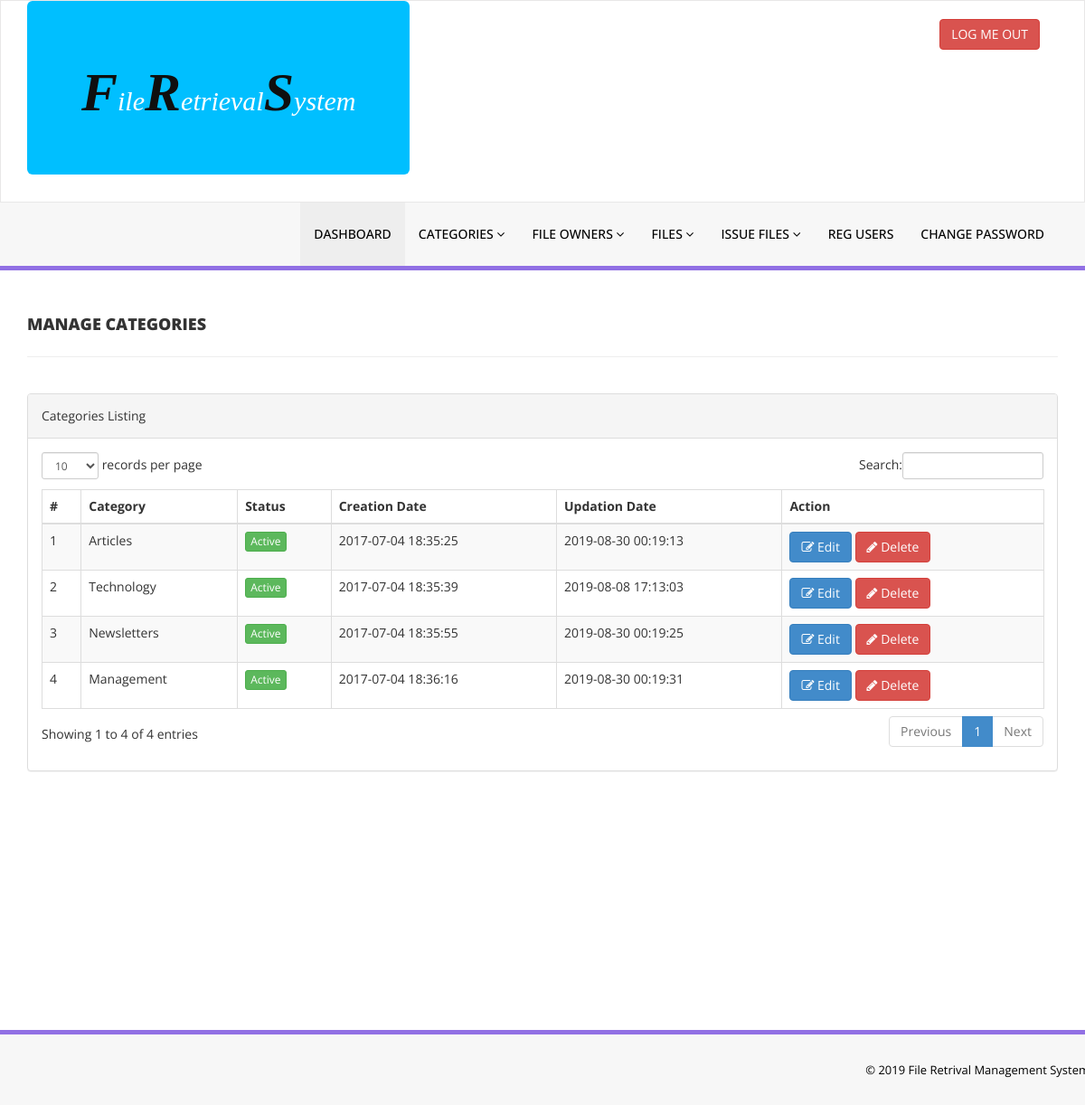
Page /frms/admin/manage-categories.php (signed in) on the committed database.
### tables this page shows
CREATE TABLE `tblcategory` (
  `id` int(11) NOT NULL,
  `CategoryName` varchar(150) DEFAULT NULL,
  `Status` int(1) DEFAULT NULL,
  `CreationDate` timestamp NULL DEFAULT current_timestamp(),
  `UpdationDate` timestamp NULL DEFAULT '0000-00-00 00:00:00' ON UPDATE current_timestamp()
);

### frms/admin/manage-categories.php (the view, shortened to what this page needs)
<?php
include('includes/config.php');
if(strlen($_SESSION['alogin'])==0)
    {
header('location:index.php');
}
else{
    ?>
<!DOCTYPE html>
<html xmlns="http://www.w3.org/1999/xhtml">
<head>
    <link href="assets/css/bootstrap.css" rel="stylesheet" />
    <link href="assets/css/font-awesome.css" rel="stylesheet" />
    <link href="assets/js/dataTables/dataTables.bootstrap.css" rel="stylesheet" />
    <link href="assets/css/style.css" rel="stylesheet" />
</head>
<body>
<?php include('includes/header.php');?>
    <div class="content-wrapper">
         <div class="container">
        <div class="row pad-botm">
            <div class="col-md-12">
                <h4 class="header-line">Manage Categories</h4>
    </div>
     <div class="row">
</div>
        </div>
            <div class="row">
                <div class="col-md-12">
                    <div class="panel panel-default">
                        <div class="panel-heading">
                           Categories Listing
                        </div>
                        <div class="panel-body">
                            <div class="table-responsive">
                                <table class="table table-striped table-bordered table-hover" id="dataTables-example">
                                    <thead>
                                        <tr>
                                            <th>#</th>
                                            <th>Category</th>
                                            <th>Status</th>
                                            <th>Creation Date</th>
                                            <th>Updation Date</th>
                                            <th>Action</th>
                                        </tr>
                                    </thead>
                                    <tbody>
<?php $sql = "SELECT * from  tblcategory";
$query = $dbh -> prepare($sql);
$query->execute();
$results=$query->fetchAll(PDO::FETCH_OBJ);
$cnt=1;
if($query->rowCount() > 0)
{
foreach($results as $result)
{               ?>
                                        <tr class="odd gradeX">
                                            <td class="center"><?php echo htmlentities($cnt);?></td>
                                            <td class="center"><?php echo htmlentities($result->CategoryName);?></td>
                                            <td class="center"><?php if($result->Status==1) {?>
                                            <a href="#" class="btn btn-success btn-xs">Active</a>
                                            <?php } else {?>
                                            <a href="#" class="btn btn-danger btn-xs">Inactive</a>
                                            <?php } ?></td>
                                            <td class="center"><?php echo htmlentities($result->CreationDate);?></td>
                                            <td class="center"><?php echo htmlentities($result->UpdationDate);?></td>
                                            <td class="center">
                                            <a href="edit-category.php?catid=<?php echo htmlentities($result->id);?>"><button class="btn btn-primary"><i class="fa fa-edit "></i> Edit</button>
                                          <a href="manage-categories.php?del=<?php echo htmlentities($result->id);?>" onclick="return confirm('Are you sure you want to delete?');"" >  <button class="btn btn-danger"><i class="fa fa-pencil"></i> Delete</button>
                                            </td>
                                        </tr>
 <?php $cnt=$cnt+1;}} ?>
                                    </tbody>
                                </table>
                            </div>
                        </div>
                    </div>
                </div>
            </div>
    </div>
    </div>
  <?php include('includes/footer.php');?>
</body>
</html>
<?php } ?>

### frms/admin/assets/css/style.css (style rules this page uses)
.content-wrapper { margin-top: 40px; min-height:800px; padding-bottom:90px; }
.header-line { font-weight:900; padding-bottom:25px; border-bottom:1px solid #eeeeee; text-transform:uppercase; }
.pad-botm { padding-bottom:30px; }

### rows in the picture
tblcategory: CategoryName "Articles", Status "Active", CreationDate "2017-07-04 18:35:25", UpdationDate "2019-08-30 00:19:13"
tblcategory: CategoryName "Technology", Status "Active", CreationDate "2017-07-04 18:35:39", UpdationDate "2019-08-08 17:13:03"
tblcategory: CategoryName "Newsletters", Status "Active", CreationDate "2017-07-04 18:35:55", UpdationDate "2019-08-30 00:19:25"
tblcategory: CategoryName "Management", Status "Active", CreationDate "2017-07-04 18:36:16", UpdationDate "2019-08-30 00:19:31"
